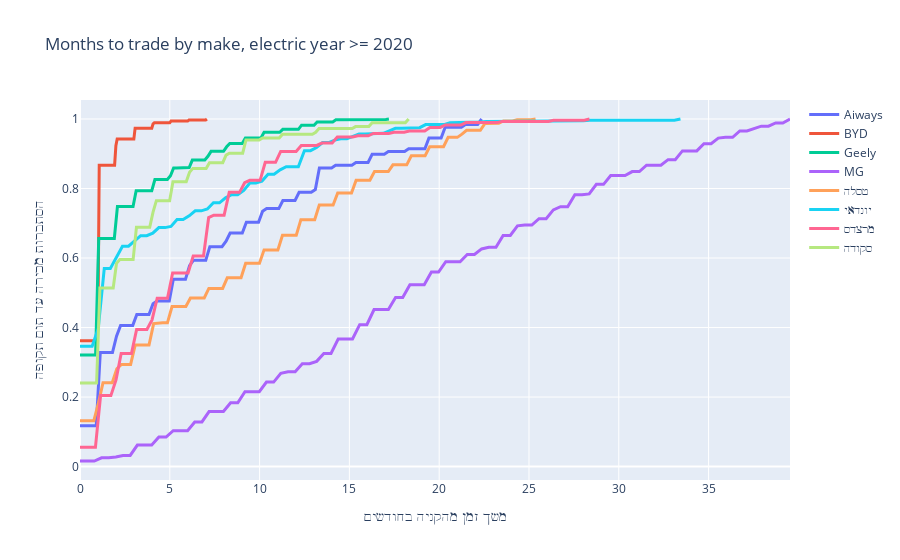

Write notebook code for a chart like this one.
### Code cell
big_makes = df.query("sug_delek_nm == 'חשמל' and year >= 2020")['make'].value_counts().head(8)
big_makes['Aiways'] = 10
traded_big = traded.merge(big_makes, how='right', left_on='make', right_index=True)

plot_deals(traded_big.query("sug_delek_nm == 'חשמל' and year >= 2020"), groupby='make', title='Months to trade by make, electric year >= 2020')
